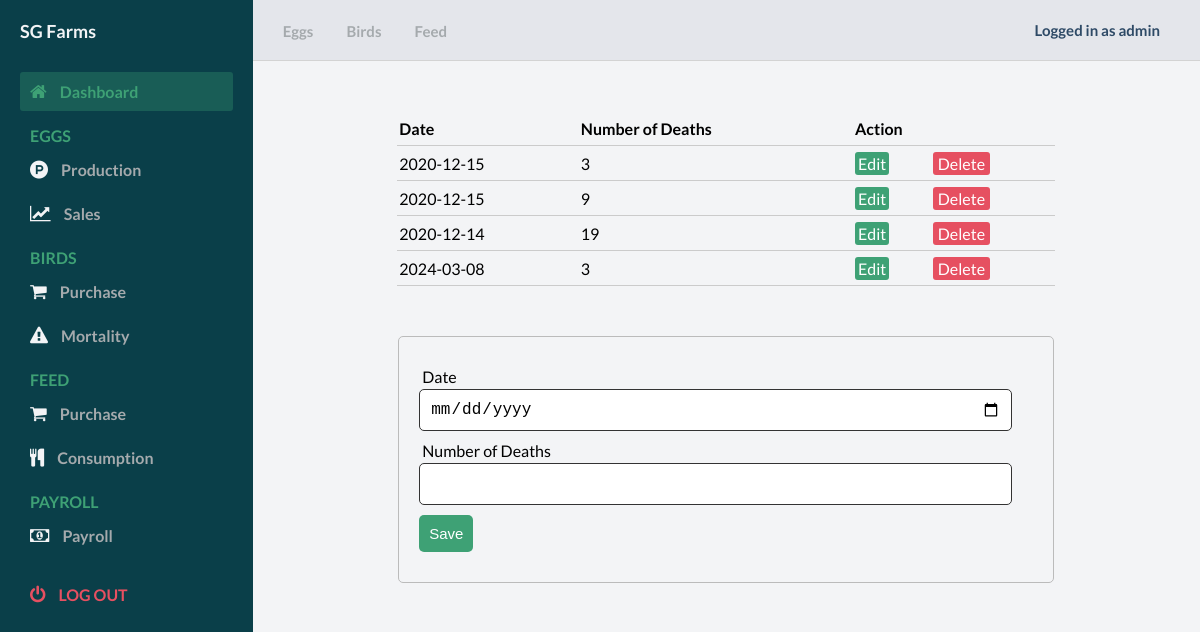
Page /birdsMortality.php (signed in) on the committed database.
### tables this page shows
CREATE TABLE `birdsmortality` (
  `BirdsMortality_ID` int(11) NOT NULL,
  `Date` date NOT NULL,
  `Deaths` int(11) NOT NULL
);

### includes/action.php (called while the page is built, shortened)
<?php
    include_once "database.php";
    class CrudOperation extends Database{
        public function viewMethod($table){
            $sql = "SELECT * FROM " . $table;
            $array = array();
            $query = $this->connect()->query($sql);
            while($row = mysqli_fetch_assoc($query)){
                $array[] = $row;
            }
            return $array;
        }
    }
    $birdsMortalityObject = new CrudOperation();
?>

### includes/database.php (called while the page is built, shortened)
<?php
class Database{
    public function connect(){
        $this->servername = 'localhost';
        $this->username = 'root';
        $this->password = '';
        $this->dbname = 'SG_farms';
        $conn = new mysqli($this->servername, $this->username, $this->password, $this->dbname);
        return $conn;
    }
}
?>

### birdsMortality.php (the view, shortened to what this page needs)
<?php
include 'includes/database.php';
include 'includes/action.php';
?>
<!DOCTYPE html>
<html lang="en">
<body id="body">
    <div class="container">
        <main>
            <div class="main__container">
                <table>
                    <thead>
                        <th>Date</th>
                        <th>Number of Deaths</th>
                        <th colspan="2">Action</th>
                    </thead>
                    <tbody>
                    <?php
                        $myrow = $birdsMortalityObject->viewMethod("BirdsMortality");
                        foreach($myrow as $row){
                            ?>
                            <tr>
                                <td><?php echo $row['Date'];?></td>
                                <td><?php echo $row['Deaths'];?></td>
                                <td>
                                    <a class="edit_btn" href="birdsMortality.php?birdsmortupdate=1&id=<?php echo $row["BirdsMortality_ID"]; ?>">Edit</a>
                                </td>
                                <td>
                                <a class="del_btn" href="includes/action.php?birdsmortdelete=1&id=<?php echo $row["BirdsMortality_ID"]; ?>">Delete</a>
                                </td>
                            </tr>
                            <?php
                        }
                    ?>
                    </tbody>
                </table>
                <?php
                    if(isset($_GET["birdsmortupdate"])){
                        $id = $_GET["id"] ?? null;
                        $where = array("BirdsMortality_ID" => $id);
                        $row = $birdsPurchaseObject->selectMethod("BirdsMortality", $where);
                        ?>
                            <div id="error" style="text-align: center; color:  #e65061;"></div>
                            <form id="form" action="includes/action.php" method="post">
                                <div class="input-group">
                                    <input type="hidden" name="id" value="<?php echo $id; ?>">
                                </div>
                                <div class="input-group">
                                    <label for="">Date</label>
                                    <input id="Date" type="date" name="Date" value="<?php echo $row["Date"]; ?>">
                                </div>
                                <div class="input-group">
                                    <label for="">Number of Deaths</label>
                                    <input id="Deaths" type="number" step="any" name="Deaths" value="<?php echo $row["Deaths"]; ?>">
                                </div>
                                <div class="input-group">
                                    <button type="submit" name="birdsmortedit" class="btn" value="">Update</button>
                                </div>
                            </form>
                        <?php
                    }else{
                        ?>
                            <form id="form" action="includes/action.php" method="post">
                                <div class="input-group">
                                    <label for="">Date</label>
                                    <input id="Date" type="date" name="Date" value="">
                                </div>
                                <div class="input-group">
                                    <label for="">Number of Deaths</label>
                                    <input id="Deaths" type="number" step="any" name="Deaths" value="">
                                </div>
                                <div class="input-group">
                                    <button type="submit" name="birdsmortsave" class="btn">Save</button>
                                </div>
                            </form>
                        <?php
                    }
                        ?>
            </div>
        </main>
    </div>
</body>
</html>

### styles.css (style rules this page uses)
* { margin: 0; padding: 0; }
body { box-sizing: border-box; font-family: "Lato", sans-serif; }
.container { display: grid; height: 100vh; grid-template-columns: 0.8fr 1fr 1fr 1fr; grid-template-rows: 0.2fr 3fr; grid-template-areas: "sidebar nav nav nav" "sidebar main main main"; }
main { background: #f3f4f6; grid-area: main; overflow-y: auto; }
.main__container { padding: 20px 35px; }
table { width: 75%; margin: 30px auto; border-collapse: collapse; text-align: left; }
tr { border-bottom: 1px solid #cbcbcb; }
th, td { border: none; height: 30px; padding: 2px; }
form { width: 70%; margin: 50px auto; text-align: left; padding: 20px; border: 1px solid #bbb; border-radius: 5px; }
.input-group { margin: 10px 0; }
.input-group label { display: block; text-align: left; margin: 3px; }
.input-group input { height: 30px; width: 93%; padding: 5px 10px; font-size: 16px; border-radius: 5px; border: 1px solid #333; }
.btn { padding: 10px; font-size: 15px; color: #fff; background:#3ea175; border: none; border-radius: 5px; }
.edit_btn { text-decoration: none; padding: 2px 3px; background: #3ea175; color: #fff; border-radius: 3px; }
.del_btn { text-decoration: none; padding: 2px 5px; color: #fff; border-radius: 3px; background: #e65061; }

### rows in the picture
birdsmortality: Date "2020-12-15", Deaths "3"
birdsmortality: Date "2020-12-15", Deaths "9"
birdsmortality: Date "2020-12-14", Deaths "19"
birdsmortality: Date "2024-03-08", Deaths "3"

### other values in the picture
$_SESSION["Username"] "admin"
